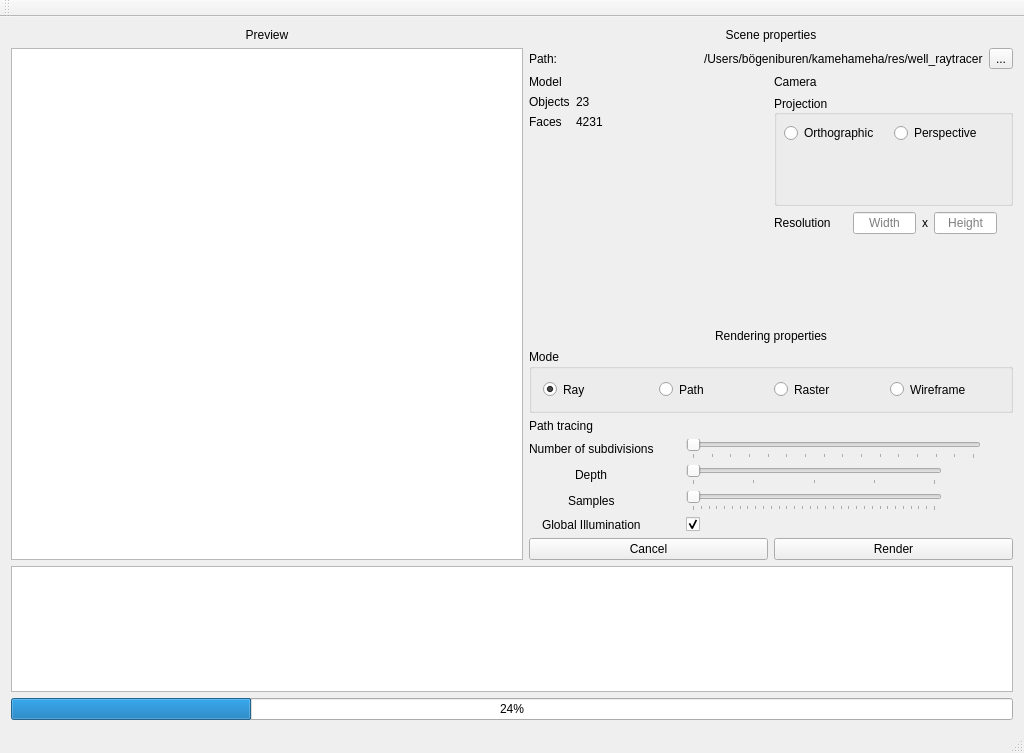
<?xml version="1.0" encoding="UTF-8"?>
<ui version="4.0">
 <class>MainWindow</class>
 <widget class="QMainWindow" name="MainWindow">
  <property name="geometry">
   <rect>
    <x>0</x>
    <y>0</y>
    <width>1024</width>
    <height>753</height>
   </rect>
  </property>
  <property name="windowTitle">
   <string>MainWindow</string>
  </property>
  <widget class="QWidget" name="centralWidget">
   <layout class="QVBoxLayout" name="verticalLayout_3">
    <item>
     <layout class="QVBoxLayout" name="verticalLayout" stretch="3,1,0,0">
      <property name="sizeConstraint">
       <enum>QLayout::SetDefaultConstraint</enum>
      </property>
      <item>
       <layout class="QHBoxLayout" name="horizontalLayout" stretch="0,0">
        <property name="spacing">
         <number>6</number>
        </property>
        <property name="sizeConstraint">
         <enum>QLayout::SetDefaultConstraint</enum>
        </property>
        <item>
         <layout class="QVBoxLayout" name="verticalLayout_6">
          <item>
           <widget class="QLabel" name="label">
            <property name="text">
             <string>Preview</string>
            </property>
            <property name="alignment">
             <set>Qt::AlignCenter</set>
            </property>
           </widget>
          </item>
          <item>
           <widget class="QGraphicsView" name="graphicsView">
            <property name="sizePolicy">
             <sizepolicy hsizetype="Fixed" vsizetype="Fixed">
              <horstretch>0</horstretch>
              <verstretch>0</verstretch>
             </sizepolicy>
            </property>
            <property name="minimumSize">
             <size>
              <width>512</width>
              <height>512</height>
             </size>
            </property>
           </widget>
          </item>
         </layout>
        </item>
        <item>
         <layout class="QVBoxLayout" name="verticalLayout_2">
          <property name="sizeConstraint">
           <enum>QLayout::SetDefaultConstraint</enum>
          </property>
          <item>
           <widget class="QLabel" name="label_6">
            <property name="maximumSize">
             <size>
              <width>16777215</width>
              <height>32</height>
             </size>
            </property>
            <property name="text">
             <string>Scene properties</string>
            </property>
            <property name="alignment">
             <set>Qt::AlignCenter</set>
            </property>
           </widget>
          </item>
          <item>
           <layout class="QHBoxLayout" name="fileLayout">
            <item>
             <widget class="QLabel" name="label_12">
              <property name="text">
               <string>Path:</string>
              </property>
             </widget>
            </item>
            <item>
             <widget class="QLabel" name="label_13">
              <property name="text">
               <string>/Users/bögeniburen/kamehameha/res/well_raytracer</string>
              </property>
             </widget>
            </item>
            <item>
             <widget class="QToolButton" name="toolButton">
              <property name="text">
               <string>...</string>
              </property>
             </widget>
            </item>
           </layout>
          </item>
          <item>
           <layout class="QHBoxLayout" name="horizontalLayout_6" stretch="1,1">
            <item>
             <layout class="QVBoxLayout" name="info_camera" stretch="0,1">
              <item>
               <widget class="QLabel" name="label_8">
                <property name="text">
                 <string>Model</string>
                </property>
               </widget>
              </item>
              <item>
               <layout class="QFormLayout" name="formLayout_2">
                <property name="labelAlignment">
                 <set>Qt::AlignLeading|Qt::AlignLeft|Qt::AlignVCenter</set>
                </property>
                <item row="0" column="0">
                 <widget class="QLabel" name="label_10">
                  <property name="text">
                   <string>Objects</string>
                  </property>
                 </widget>
                </item>
                <item row="1" column="0">
                 <widget class="QLabel" name="label_11">
                  <property name="text">
                   <string>Faces</string>
                  </property>
                 </widget>
                </item>
                <item row="0" column="1">
                 <widget class="QLabel" name="label_objects">
                  <property name="text">
                   <string>23</string>
                  </property>
                 </widget>
                </item>
                <item row="1" column="1">
                 <widget class="QLabel" name="label_faces">
                  <property name="text">
                   <string>4231</string>
                  </property>
                 </widget>
                </item>
               </layout>
              </item>
             </layout>
            </item>
            <item>
             <layout class="QVBoxLayout" name="info_model" stretch="0,1,1">
              <item>
               <widget class="QLabel" name="label_7">
                <property name="text">
                 <string>Camera</string>
                </property>
               </widget>
              </item>
              <item>
               <widget class="QGroupBox" name="groupBox_2">
                <property name="sizePolicy">
                 <sizepolicy hsizetype="Preferred" vsizetype="Preferred">
                  <horstretch>0</horstretch>
                  <verstretch>0</verstretch>
                 </sizepolicy>
                </property>
                <property name="minimumSize">
                 <size>
                  <width>0</width>
                  <height>0</height>
                 </size>
                </property>
                <property name="maximumSize">
                 <size>
                  <width>16777215</width>
                  <height>16777215</height>
                 </size>
                </property>
                <property name="title">
                 <string>Projection</string>
                </property>
                <property name="alignment">
                 <set>Qt::AlignLeading|Qt::AlignLeft|Qt::AlignVCenter</set>
                </property>
                <property name="flat">
                 <bool>false</bool>
                </property>
                <property name="checkable">
                 <bool>false</bool>
                </property>
                <property name="checked">
                 <bool>false</bool>
                </property>
                <widget class="QRadioButton" name="rb_ortho">
                 <property name="geometry">
                  <rect>
                   <x>10</x>
                   <y>30</y>
                   <width>100</width>
                   <height>16</height>
                  </rect>
                 </property>
                 <property name="sizePolicy">
                  <sizepolicy hsizetype="Preferred" vsizetype="Preferred">
                   <horstretch>0</horstretch>
                   <verstretch>0</verstretch>
                  </sizepolicy>
                 </property>
                 <property name="text">
                  <string>Orthographic</string>
                 </property>
                </widget>
                <widget class="QRadioButton" name="rb_persp">
                 <property name="geometry">
                  <rect>
                   <x>120</x>
                   <y>30</y>
                   <width>100</width>
                   <height>16</height>
                  </rect>
                 </property>
                 <property name="sizePolicy">
                  <sizepolicy hsizetype="Preferred" vsizetype="Preferred">
                   <horstretch>0</horstretch>
                   <verstretch>0</verstretch>
                  </sizepolicy>
                 </property>
                 <property name="text">
                  <string>Perspective</string>
                 </property>
                </widget>
               </widget>
              </item>
              <item>
               <layout class="QFormLayout" name="formLayout_7">
                <item row="0" column="0">
                 <widget class="QLabel" name="label_9">
                  <property name="text">
                   <string>Resolution</string>
                  </property>
                 </widget>
                </item>
                <item row="0" column="1">
                 <layout class="QHBoxLayout" name="horizontalLayout_11">
                  <property name="leftMargin">
                   <number>16</number>
                  </property>
                  <property name="rightMargin">
                   <number>16</number>
                  </property>
                  <item>
                   <widget class="QLineEdit" name="lineEdit_camWidth">
                    <property name="alignment">
                     <set>Qt::AlignCenter</set>
                    </property>
                    <property name="placeholderText">
                     <string>Width</string>
                    </property>
                   </widget>
                  </item>
                  <item>
                   <widget class="QLabel" name="label_18">
                    <property name="text">
                     <string>x</string>
                    </property>
                   </widget>
                  </item>
                  <item>
                   <widget class="QLineEdit" name="lineEdit_camHeight">
                    <property name="alignment">
                     <set>Qt::AlignCenter</set>
                    </property>
                    <property name="placeholderText">
                     <string>Height</string>
                    </property>
                   </widget>
                  </item>
                 </layout>
                </item>
               </layout>
              </item>
             </layout>
            </item>
           </layout>
          </item>
          <item>
           <layout class="QHBoxLayout" name="meta_layout">
            <item>
             <layout class="QFormLayout" name="formLayout_5"/>
            </item>
           </layout>
          </item>
          <item>
           <widget class="QLabel" name="label_4">
            <property name="sizePolicy">
             <sizepolicy hsizetype="Preferred" vsizetype="Minimum">
              <horstretch>0</horstretch>
              <verstretch>0</verstretch>
             </sizepolicy>
            </property>
            <property name="maximumSize">
             <size>
              <width>16777215</width>
              <height>32</height>
             </size>
            </property>
            <property name="text">
             <string>Rendering properties</string>
            </property>
            <property name="scaledContents">
             <bool>false</bool>
            </property>
            <property name="alignment">
             <set>Qt::AlignCenter</set>
            </property>
            <property name="wordWrap">
             <bool>false</bool>
            </property>
           </widget>
          </item>
          <item>
           <widget class="QGroupBox" name="groupBox">
            <property name="sizePolicy">
             <sizepolicy hsizetype="Preferred" vsizetype="Preferred">
              <horstretch>0</horstretch>
              <verstretch>0</verstretch>
             </sizepolicy>
            </property>
            <property name="minimumSize">
             <size>
              <width>0</width>
              <height>0</height>
             </size>
            </property>
            <property name="maximumSize">
             <size>
              <width>16777215</width>
              <height>64</height>
             </size>
            </property>
            <property name="title">
             <string>Mode</string>
            </property>
            <layout class="QHBoxLayout" name="horizontalLayout_2">
             <item>
              <widget class="QRadioButton" name="radioButton_3">
               <property name="text">
                <string>Ray</string>
               </property>
               <property name="checked">
                <bool>true</bool>
               </property>
              </widget>
             </item>
             <item>
              <widget class="QRadioButton" name="radioButton">
               <property name="text">
                <string>Path</string>
               </property>
              </widget>
             </item>
             <item>
              <widget class="QRadioButton" name="radioButton_2">
               <property name="text">
                <string>Raster</string>
               </property>
              </widget>
             </item>
             <item>
              <widget class="QRadioButton" name="radioButton_4">
               <property name="text">
                <string>Wireframe</string>
               </property>
              </widget>
             </item>
            </layout>
           </widget>
          </item>
          <item>
           <layout class="QVBoxLayout" name="rendererLayout">
            <item>
             <widget class="QLabel" name="label_2">
              <property name="maximumSize">
               <size>
                <width>16777215</width>
                <height>32</height>
               </size>
              </property>
              <property name="text">
               <string>Path tracing</string>
              </property>
             </widget>
            </item>
            <item>
             <layout class="QFormLayout" name="formLayout">
              <property name="labelAlignment">
               <set>Qt::AlignCenter</set>
              </property>
              <property name="formAlignment">
               <set>Qt::AlignHCenter|Qt::AlignTop</set>
              </property>
              <property name="horizontalSpacing">
               <number>32</number>
              </property>
              <property name="rightMargin">
               <number>32</number>
              </property>
              <item row="2" column="0">
               <widget class="QLabel" name="label_5">
                <property name="text">
                 <string>Depth</string>
                </property>
               </widget>
              </item>
              <item row="2" column="1">
               <widget class="QSlider" name="slider_depth">
                <property name="maximumSize">
                 <size>
                  <width>256</width>
                  <height>16777215</height>
                 </size>
                </property>
                <property name="minimum">
                 <number>1</number>
                </property>
                <property name="maximum">
                 <number>5</number>
                </property>
                <property name="orientation">
                 <enum>Qt::Horizontal</enum>
                </property>
                <property name="tickPosition">
                 <enum>QSlider::TicksBelow</enum>
                </property>
                <property name="tickInterval">
                 <number>1</number>
                </property>
               </widget>
              </item>
              <item row="3" column="0">
               <widget class="QLabel" name="label_3">
                <property name="text">
                 <string>Samples</string>
                </property>
               </widget>
              </item>
              <item row="3" column="1">
               <widget class="QSlider" name="slider_samples">
                <property name="maximumSize">
                 <size>
                  <width>256</width>
                  <height>16777215</height>
                 </size>
                </property>
                <property name="minimum">
                 <number>1</number>
                </property>
                <property name="maximum">
                 <number>32</number>
                </property>
                <property name="orientation">
                 <enum>Qt::Horizontal</enum>
                </property>
                <property name="tickPosition">
                 <enum>QSlider::TicksBelow</enum>
                </property>
                <property name="tickInterval">
                 <number>1</number>
                </property>
               </widget>
              </item>
              <item row="4" column="0">
               <widget class="QLabel" name="label_16">
                <property name="text">
                 <string>Global Illumination</string>
                </property>
               </widget>
              </item>
              <item row="4" column="1">
               <widget class="QCheckBox" name="checkbox_global_illu">
                <property name="sizePolicy">
                 <sizepolicy hsizetype="Fixed" vsizetype="Fixed">
                  <horstretch>0</horstretch>
                  <verstretch>0</verstretch>
                 </sizepolicy>
                </property>
                <property name="text">
                 <string/>
                </property>
                <property name="checked">
                 <bool>true</bool>
                </property>
               </widget>
              </item>
              <item row="1" column="0">
               <widget class="QLabel" name="label_17">
                <property name="text">
                 <string>Number of subdivisions</string>
                </property>
               </widget>
              </item>
              <item row="1" column="1">
               <widget class="QSlider" name="slider_subdivision">
                <property name="minimum">
                 <number>1</number>
                </property>
                <property name="maximum">
                 <number>16</number>
                </property>
                <property name="orientation">
                 <enum>Qt::Horizontal</enum>
                </property>
                <property name="tickPosition">
                 <enum>QSlider::TicksBelow</enum>
                </property>
                <property name="tickInterval">
                 <number>1</number>
                </property>
               </widget>
              </item>
             </layout>
            </item>
           </layout>
          </item>
          <item>
           <layout class="QHBoxLayout" name="horizontalLayout_5">
            <item>
             <widget class="QPushButton" name="cancelButton">
              <property name="text">
               <string>Cancel</string>
              </property>
             </widget>
            </item>
            <item>
             <widget class="QPushButton" name="renderButton">
              <property name="text">
               <string>Render</string>
              </property>
             </widget>
            </item>
           </layout>
          </item>
         </layout>
        </item>
       </layout>
      </item>
      <item>
       <widget class="QTextBrowser" name="logBrowser">
        <property name="sizePolicy">
         <sizepolicy hsizetype="Preferred" vsizetype="Preferred">
          <horstretch>0</horstretch>
          <verstretch>0</verstretch>
         </sizepolicy>
        </property>
        <property name="minimumSize">
         <size>
          <width>0</width>
          <height>0</height>
         </size>
        </property>
       </widget>
      </item>
      <item>
       <widget class="QProgressBar" name="renderProgressBar">
        <property name="value">
         <number>24</number>
        </property>
       </widget>
      </item>
      <item>
       <layout class="QHBoxLayout" name="horizontalLayout_4"/>
      </item>
     </layout>
    </item>
   </layout>
  </widget>
  <widget class="QMenuBar" name="menuBar">
   <property name="geometry">
    <rect>
     <x>0</x>
     <y>0</y>
     <width>1024</width>
     <height>22</height>
    </rect>
   </property>
  </widget>
  <widget class="QToolBar" name="mainToolBar">
   <attribute name="toolBarArea">
    <enum>TopToolBarArea</enum>
   </attribute>
   <attribute name="toolBarBreak">
    <bool>false</bool>
   </attribute>
  </widget>
  <widget class="QStatusBar" name="statusBar"/>
 </widget>
 <layoutdefault spacing="6" margin="11"/>
 <resources/>
 <connections/>
</ui>
